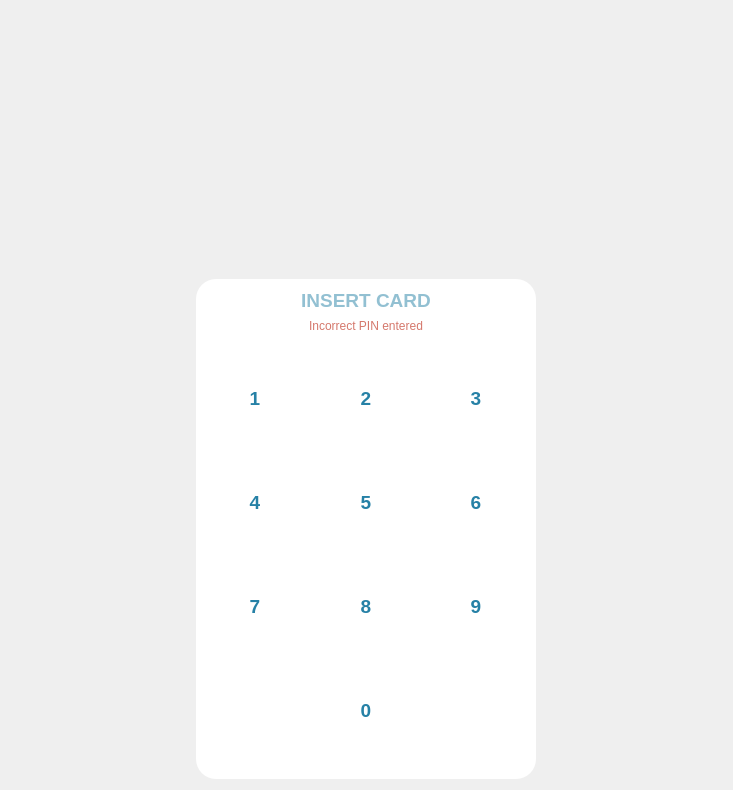
<?xml version="1.0" encoding="UTF-8"?>
<ui version="4.0">
 <class>Form</class>
 <widget class="QWidget" name="Form">
  <property name="geometry">
   <rect>
    <x>0</x>
    <y>0</y>
    <width>733</width>
    <height>790</height>
   </rect>
  </property>
  <property name="sizePolicy">
   <sizepolicy hsizetype="Expanding" vsizetype="Expanding">
    <horstretch>0</horstretch>
    <verstretch>0</verstretch>
   </sizepolicy>
  </property>
  <property name="windowTitle">
   <string>Form</string>
  </property>
  <property name="styleSheet">
   <string notr="true">#frame {
	background-color: white;
	border-radius: 20px;
}

#pin_field {
	color: #2681a6;
	font-size: 14pt;
	font-weight: 600;
	border: none;
}

#warning_label {
	color: #d5786c;
}

#terminal {
	margin-right: 80px;
}

#gridFrame .QPushButton {
	width: 70px;
	height: 70px;
	border: none;
	border-radius: 30px;
	color: #2681a6;
	font-size: 14pt;
	font-weight: 600;
}

#gridFrame .QPushButton:hover {
	color: white;
	background-color: #a3c7d6;
}

#gridFrame #clear_btn, #gridFrame #submit_btn {
	background-color: none;
	border: none;
}

</string>
  </property>
  <layout class="QVBoxLayout" name="verticalLayout">
   <item>
    <widget class="QWidget" name="horizontalWidget" native="true">
     <layout class="QHBoxLayout" name="horizontalLayout">
      <property name="spacing">
       <number>30</number>
      </property>
      <property name="leftMargin">
       <number>0</number>
      </property>
      <property name="topMargin">
       <number>0</number>
      </property>
      <property name="rightMargin">
       <number>0</number>
      </property>
      <property name="bottomMargin">
       <number>0</number>
      </property>
      <item alignment="Qt::AlignLeft">
       <widget class="QLabel" name="terminal">
        <property name="sizePolicy">
         <sizepolicy hsizetype="Maximum" vsizetype="Preferred">
          <horstretch>0</horstretch>
          <verstretch>0</verstretch>
         </sizepolicy>
        </property>
        <property name="maximumSize">
         <size>
          <width>16777215</width>
          <height>210</height>
         </size>
        </property>
        <property name="text">
         <string/>
        </property>
        <property name="pixmap">
         <pixmap>../../resources/images/card_insert.png</pixmap>
        </property>
        <property name="scaledContents">
         <bool>true</bool>
        </property>
       </widget>
      </item>
      <item alignment="Qt::AlignHCenter">
       <widget class="DraggableCard" name="chip_card">
        <property name="sizePolicy">
         <sizepolicy hsizetype="Maximum" vsizetype="Maximum">
          <horstretch>0</horstretch>
          <verstretch>0</verstretch>
         </sizepolicy>
        </property>
        <property name="minimumSize">
         <size>
          <width>280</width>
          <height>0</height>
         </size>
        </property>
        <property name="maximumSize">
         <size>
          <width>280</width>
          <height>180</height>
         </size>
        </property>
        <property name="text">
         <string/>
        </property>
        <property name="pixmap">
         <pixmap>../../resources/images/chip_card.png</pixmap>
        </property>
        <property name="scaledContents">
         <bool>true</bool>
        </property>
       </widget>
      </item>
     </layout>
    </widget>
   </item>
   <item alignment="Qt::AlignHCenter">
    <widget class="ShadowFrame" name="frame">
     <property name="sizePolicy">
      <sizepolicy hsizetype="Preferred" vsizetype="Expanding">
       <horstretch>0</horstretch>
       <verstretch>0</verstretch>
      </sizepolicy>
     </property>
     <property name="minimumSize">
      <size>
       <width>340</width>
       <height>0</height>
      </size>
     </property>
     <property name="maximumSize">
      <size>
       <width>340</width>
       <height>500</height>
      </size>
     </property>
     <property name="frameShape">
      <enum>QFrame::StyledPanel</enum>
     </property>
     <property name="frameShadow">
      <enum>QFrame::Raised</enum>
     </property>
     <layout class="QVBoxLayout" name="verticalLayout_2">
      <item>
       <widget class="QLineEdit" name="pin_field">
        <property name="font">
         <font>
          <pointsize>14</pointsize>
          <weight>75</weight>
          <bold>true</bold>
         </font>
        </property>
        <property name="maxLength">
         <number>8</number>
        </property>
        <property name="alignment">
         <set>Qt::AlignCenter</set>
        </property>
        <property name="readOnly">
         <bool>true</bool>
        </property>
        <property name="placeholderText">
         <string>INSERT CARD</string>
        </property>
       </widget>
      </item>
      <item alignment="Qt::AlignHCenter">
       <widget class="QLabel" name="warning_label">
        <property name="sizePolicy">
         <sizepolicy hsizetype="Preferred" vsizetype="Maximum">
          <horstretch>0</horstretch>
          <verstretch>0</verstretch>
         </sizepolicy>
        </property>
        <property name="text">
         <string>Incorrect PIN entered</string>
        </property>
       </widget>
      </item>
      <item>
       <widget class="QFrame" name="gridFrame">
        <property name="styleSheet">
         <string notr="true"/>
        </property>
        <layout class="QGridLayout" name="gridLayout" rowstretch="0,0,0,0,0">
         <property name="leftMargin">
          <number>0</number>
         </property>
         <property name="topMargin">
          <number>0</number>
         </property>
         <property name="rightMargin">
          <number>0</number>
         </property>
         <property name="bottomMargin">
          <number>0</number>
         </property>
         <property name="spacing">
          <number>10</number>
         </property>
         <item row="2" column="1" alignment="Qt::AlignHCenter">
          <widget class="QPushButton" name="btn5">
           <property name="cursor">
            <cursorShape>PointingHandCursor</cursorShape>
           </property>
           <property name="text">
            <string>5</string>
           </property>
          </widget>
         </item>
         <item row="1" column="1" alignment="Qt::AlignHCenter">
          <widget class="QPushButton" name="btn2">
           <property name="cursor">
            <cursorShape>PointingHandCursor</cursorShape>
           </property>
           <property name="text">
            <string>2</string>
           </property>
          </widget>
         </item>
         <item row="2" column="0" alignment="Qt::AlignHCenter">
          <widget class="QPushButton" name="btn4">
           <property name="cursor">
            <cursorShape>PointingHandCursor</cursorShape>
           </property>
           <property name="text">
            <string>4</string>
           </property>
          </widget>
         </item>
         <item row="2" column="2" alignment="Qt::AlignHCenter">
          <widget class="QPushButton" name="btn6">
           <property name="cursor">
            <cursorShape>PointingHandCursor</cursorShape>
           </property>
           <property name="text">
            <string>6</string>
           </property>
          </widget>
         </item>
         <item row="3" column="2" alignment="Qt::AlignHCenter">
          <widget class="QPushButton" name="btn9">
           <property name="cursor">
            <cursorShape>PointingHandCursor</cursorShape>
           </property>
           <property name="text">
            <string>9</string>
           </property>
          </widget>
         </item>
         <item row="3" column="1" alignment="Qt::AlignHCenter">
          <widget class="QPushButton" name="btn8">
           <property name="cursor">
            <cursorShape>PointingHandCursor</cursorShape>
           </property>
           <property name="text">
            <string>8</string>
           </property>
          </widget>
         </item>
         <item row="1" column="0" alignment="Qt::AlignHCenter">
          <widget class="QPushButton" name="btn1">
           <property name="cursor">
            <cursorShape>PointingHandCursor</cursorShape>
           </property>
           <property name="text">
            <string>1</string>
           </property>
          </widget>
         </item>
         <item row="1" column="2" alignment="Qt::AlignHCenter">
          <widget class="QPushButton" name="btn3">
           <property name="cursor">
            <cursorShape>PointingHandCursor</cursorShape>
           </property>
           <property name="text">
            <string>3</string>
           </property>
          </widget>
         </item>
         <item row="3" column="0" alignment="Qt::AlignHCenter">
          <widget class="QPushButton" name="btn7">
           <property name="cursor">
            <cursorShape>PointingHandCursor</cursorShape>
           </property>
           <property name="text">
            <string>7</string>
           </property>
          </widget>
         </item>
         <item row="4" column="1" alignment="Qt::AlignHCenter">
          <widget class="QPushButton" name="btn0">
           <property name="cursor">
            <cursorShape>PointingHandCursor</cursorShape>
           </property>
           <property name="text">
            <string>0</string>
           </property>
          </widget>
         </item>
         <item row="4" column="0">
          <widget class="QPushButton" name="clear_btn">
           <property name="cursor">
            <cursorShape>PointingHandCursor</cursorShape>
           </property>
           <property name="text">
            <string/>
           </property>
           <property name="icon">
            <iconset>
             <normaloff>../../resources/icons/delete.svg</normaloff>../../resources/icons/delete.svg</iconset>
           </property>
           <property name="iconSize">
            <size>
             <width>40</width>
             <height>40</height>
            </size>
           </property>
          </widget>
         </item>
         <item row="4" column="2">
          <widget class="QPushButton" name="submit_btn">
           <property name="cursor">
            <cursorShape>PointingHandCursor</cursorShape>
           </property>
           <property name="icon">
            <iconset>
             <normaloff>../../resources/icons/tick-circle.svg</normaloff>../../resources/icons/tick-circle.svg</iconset>
           </property>
           <property name="iconSize">
            <size>
             <width>35</width>
             <height>35</height>
            </size>
           </property>
          </widget>
         </item>
        </layout>
       </widget>
      </item>
     </layout>
    </widget>
   </item>
  </layout>
 </widget>
 <customwidgets>
  <customwidget>
   <class>ShadowFrame</class>
   <extends>QFrame</extends>
   <header location="global">widgets/shadow.h</header>
   <container>1</container>
  </customwidget>
  <customwidget>
   <class>DraggableCard</class>
   <extends>QLabel</extends>
   <header>widgets/draggable.h</header>
  </customwidget>
 </customwidgets>
 <resources/>
 <connections/>
</ui>
